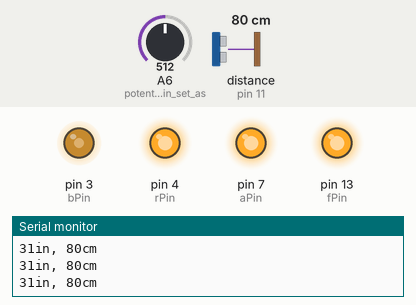
Simulated run of this sketch. Board: Arduino Nano, built with avr-gcc and run on an emulated ATmega328P. Parts: output pins drawn as LEDs (lit = HIGH), the last lines printed to the serial monitor. Wiring (inferred from the names in the program): ultrasonic range finder: trigger pin 12; echo pin 11. The test bench sets the inputs (shaded band); at power-on: distance to the obstacle (sensor on pin 11) 80 cm, A6 (potentiometer_pin_set_as) = 512. The echo pulse lasts 58.3 µs per cm; pins used as bus, display or sensor lines are not drawn.

Above: at 1.2 s.
1.3 s: distance to the obstacle (sensor on pin 11) set to 26 cm
2.8 s: distance to the obstacle (sensor on pin 11) set to 21 cm
At 3.1 s:
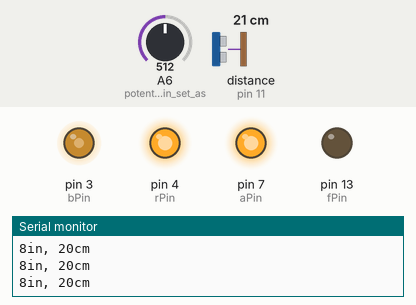
4.3 s: A6 (potentiometer_pin_set_as) set to 1023
At 5.4 s:
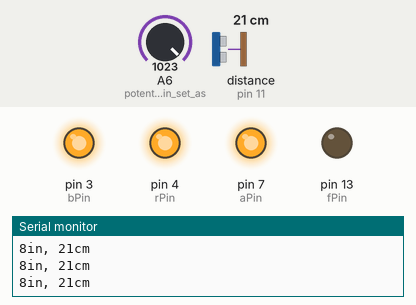
5.8 s: distance to the obstacle (sensor on pin 11) set to 120 cm
At 6.8 s:
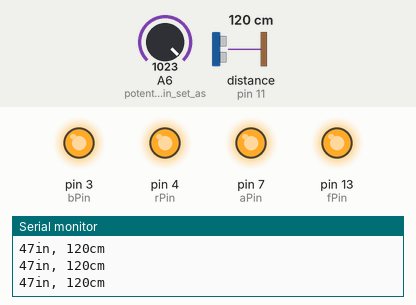
7.3 s: A6 (potentiometer_pin_set_as) set to 716
At 8.4 s:
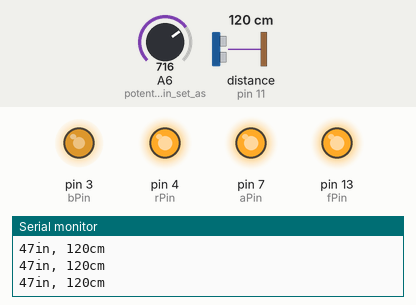
8.8 s: A6 (potentiometer_pin_set_as) set to 511
At 10.0 s:
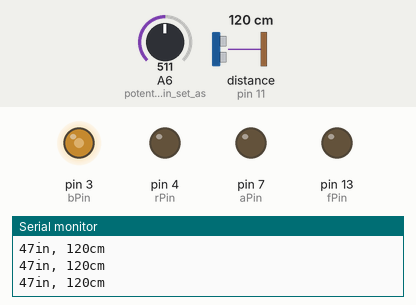
Timing chart, 0 to 11.4 s (numbered marks = the images above; inputs shaded):
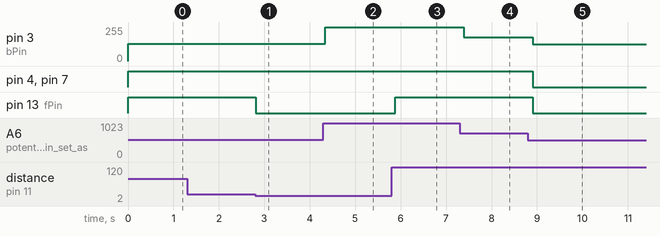

The sketch:

DistanceSensor.ino
```cpp
const int pingPin = 12; // defining all of the pins used in the project
const int echoPin = 11;
int rPin = 4;
int bPin = 3;
int aPin = 7;
int fPin = 13;

void setup() {

  Serial.begin(9600);  // initialize serial communication:

  pinMode(pingPin, OUTPUT); // setting the required pins to either OUTPUT or INPUT
  pinMode(echoPin, INPUT);
  pinMode(rPin,OUTPUT);
  pinMode(bPin, OUTPUT);
  pinMode(aPin, OUTPUT);
  pinMode(fPin, OUTPUT);

  pinMode(A6, INPUT); // potentiometer pin set as in input
}

void loop() {

  long duration, inches, cm; // establish variables for duration of the ping, and the distance result in inches and centimeters:
  int sensorValue = analogRead(A6); // the sensor value is the potentiometer value between 0 and 1023
  int brightness = sensorValue/4; // diving it by 4 gives a value ~256 which is what LEDs accept as an analog brightness

  digitalWrite(pingPin, LOW);
  delayMicroseconds(2);
  digitalWrite(pingPin, HIGH); // the ultrasonic sensor sends a ping/high frequency sound wave out
  delayMicroseconds(10);
  digitalWrite(pingPin, LOW); // the wave is sent for 10 milliseconds

  // a different pin is used to read the signal that has bounced back
  duration = pulseIn(echoPin, HIGH); // the microseconds is the duration that is read with this command

  // convert the time into a distance
  inches = microsecondsToInches(duration); // calls to the functions at the bottom
  cm = microsecondsToCentimeters(duration);

  if(inches <= 2){   // if the object is less than 2 inches from the ultrasonic sensor
    analogWrite(bPin, LOW);
    analogWrite(rPin,brightness); // only this LED is turned on with the condition met
    analogWrite(aPin,LOW);
    analogWrite(fPin, LOW);
  }
  else if (2<inches && inches<=5){    // if the object is less than 5 inches and greater than 2 inches from the ultrasonic sensor
    analogWrite(bPin, brightness);    // only 2 LEDs turn on when the condition is met
    analogWrite(rPin,brightness);
    analogWrite(aPin, LOW);
    analogWrite(fPin, LOW);
  }
  else if (5<inches && inches <=8){    // if the object is less than 8 inches and greater than 5 inches from the ultrasonic sensor
    analogWrite(bPin, brightness);     // only 3 LEDs turn on when the condition is met
    analogWrite(rPin,brightness);
    analogWrite(aPin, brightness);
    analogWrite(fPin, LOW);
  }
  else{
    analogWrite(bPin, brightness);    // if all of the above conditions fail, this code runs
    analogWrite(rPin,brightness);     // all LEDs are turned on when neither of the conditions are met
    analogWrite(aPin,brightness);
    analogWrite(fPin, brightness);
  }


  Serial.print(inches);     // used to see all of the data in writing on the serial monitor
  Serial.print("in, ");
  Serial.print(cm);
  Serial.print("cm");
  Serial.println();

  delay(100);
}

long microsecondsToInches(long microseconds) {
  // According to Parallax's datasheet for the PING))), there are 73.746
  // microseconds per inch (i.e. sound travels at 1130 feet per second).
  // This gives the distance travelled by the ping, outbound and return,
  // so we divide by 2 to get the distance of the obstacle.
  // See: https://www.parallax.com/package/ping-ultrasonic-distance-sensor-downloads/
  return microseconds / 74 / 2;
}

long microsecondsToCentimeters(long microseconds) {
  // The speed of sound is 340 m/s or 29 microseconds per centimeter.
  // The ping travels out and back, so to find the distance of the object we
  // take half of the distance travelled.
  return microseconds / 29 / 2;
}
```

Measured:
- the behaviour switches between 24 and 23 cm on distance to the obstacle (sensor on pin 11) (found by bisection; images 0 and 1)
- after the input at 2.8 s, pin 13 (fPin): HIGH → LOW at once
- after the input at 4.3 s, pin 3 (bPin): 128/255 → 255/255 at once
- after the input at 5.8 s, pin 13 (fPin): LOW → HIGH after 0.08 s
- after the input at 7.3 s, pin 3 (bPin): 255/255 → 179/255 after 0.09 s
- after the input at 8.8 s, pin 3 (bPin): 179/255 → 127/255 after 0.11 s; pin 4 (rPin), pin 7 (aPin), pin 13 (fPin): HIGH → LOW after 0.11 s
